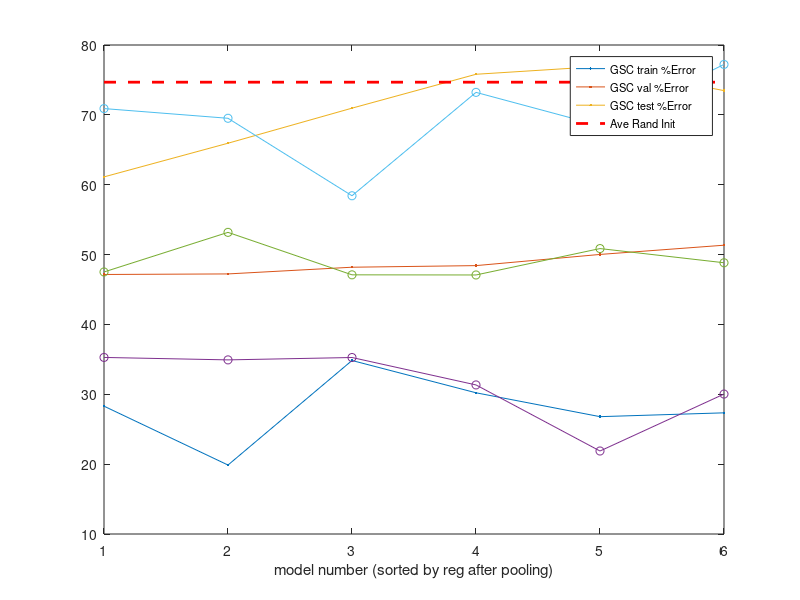

Recreate this plot in MATLAB.
clc; 
clear all; 
close all; 

gsc = [28.3000   47.1500   61.1200; %0.5
       19.8725   47.2300   65.9400; %1.0
       34.8375   48.1900   70.9600; %1.5 
       30.2150   48.4200   75.8100; %2.0
       26.7975   50.0200   76.9300; %2.5 
       27.3450   51.3400   73.4700]; %3.0  

% sf =  [34.9250   53.1800   69.5100;
%        21.8800   50.8600   68.4500;
%        35.2650   47.1000   58.4200;
%        30.0325   48.8300   77.2200;
%        35.2750   47.5100   70.9000;
%        31.3400   47.0800   73.2200]; 

sf =  [35.2750   47.5100   70.9000; %2.0_1.0 
       34.9250   53.1800   69.5100; %0.0_2.0 
       35.2650   47.1000   58.4200; %1.0_2.0 
       31.3400   47.0800   73.2200; %2.0_2.0
       21.8800   50.8600   68.4500; %0.5_3.0  
       30.0325   48.8300   77.2200]; %1.0_3.0     
   
% gsc = sortrows(gsc,3); 
% 
% sf = sortrows(sf,3); 

plot(gsc, '.-'); 
hold on; 

rt = mean([75.71, 80.07, 81.96, 71.53, 71.24, 70.26, 71.01, 68.12, 75.12, 81.75]);
plot([rt rt rt rt rt rt], 'r--', 'LineWidth', 2);  
plot(sf, 'o-'); 

xlabel('model number (sorted by reg after pooling)') 
set(gca,'xtick',0:6)

AX=legend('GSC train %Error', 'GSC val %Error' , 'GSC test %Error', 'Ave Rand Init');
LEG = findobj(AX,'type','text');

set(LEG,'FontSize',8)